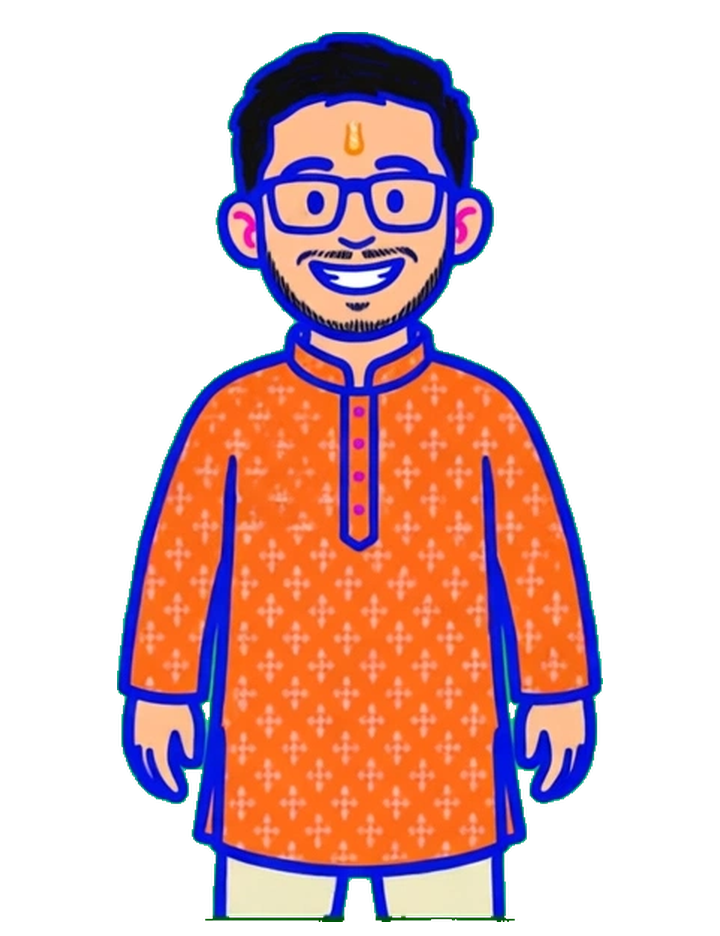
#> input picture assets/packs/bhavishy/talk/base.png, 720 x 936 px, found by its file name
$ python make-armless.py
#> lines starting #> are read from the running program, lines starting #| are printed output that depends on the picture; after the words box and inside, x2 and y2 are one past the last pixel; in counts of white or black regions, pixels touching at a corner belong together
"""Free arms (v2.3): erase the arms from Doodle Swapnil's base talk drawing.

Writes talk/torso.png — the same 720x936 canvas with both arms (sleeves,
forearms, hands) removed, the torso side lines redrawn as clean bold outlines
and hand remnants over the trousers repainted in the trouser green — plus the
character's arm rig (shoulder points, limb lengths, sleeve/skin colours) into
character.rigpop.json as talk.freeArms.

usage: python3 tools/make-armless.py [pack_dir]
"""
import json, sys
from PIL import Image, ImageDraw

PACK = sys.argv[1] if len(sys.argv) > 1 else 'assets/packs/doodle-swapnil'
im = Image.open(f'{PACK}/talk/base.png').convert('RGBA')
#> im is the input picture: PIL image 720x936 RGBA; mean R, G, B, A 77.4, 45.4, 44.9, 110.1
W, H = im.size
#> W = 720; H = 936
px = im.load()
INK = (26, 26, 25, 255)
isK = lambda p: p[3] > 128 and sum(p[:3]) < 150
isSkin = lambda p: p[3] > 128 and p[0] > 170 and 100 < p[1] < 170 and p[2] < 140
SHO_Y = 372  # everything above stays (head, hair, neck, shoulder tops)

def lerp(pts, y):
    for (x0, y0), (x1, y1) in zip(pts, pts[1:]):
        if y0 <= y <= y1:
            return x0 + (x1 - x0) * (y - y0) / max(1, y1 - y0)
    return pts[0][0] if y < pts[0][1] else pts[-1][0]

# torso side lines, measured on the drawing (x at y)
L_SIDE = [(SHO_Y, 186), (420, 200), (470, 208), (560, 214), (780, 207), (815, 207), (936, 216)]
R_SIDE = [(SHO_Y, 540), (420, 520), (468, 497), (560, 503), (700, 512), (815, 521), (936, 522)]
L_SIDE = [(x, y) for y, x in L_SIDE]
R_SIDE = [(x, y) for y, x in R_SIDE]

def hair_left(y):
    """Leftmost x of the long black hair run crossing the left shoulder."""
    x = 170
    while x < 260:
        if isK(px[x, y]):
            x2 = x
            while x2 < W and isK(px[x2, y]): x2 += 1
            return x if x2 - x >= 18 else None
        x += 1
    return None

lb, rb, hair_rows = {}, {}, set()
for y in range(SHO_Y, H):
    side = lerp(L_SIDE, y)
    h = hair_left(y) if y < 640 else None
    if h is not None and h < side + 26:
        lb[y] = h; hair_rows.add(y)
    else:
        lb[y] = side
        if 560 <= y <= 812:  # snap to the drawn side line
            xs = [x for x in range(int(side) - 8, int(side) + 9) if isK(px[x, y])]
            if xs: lb[y] = min(xs)
    # right: snap to the drawn side line where it exists
    exp = lerp(R_SIDE, y)
    r = exp
    if 470 <= y <= 812:
        xs = [x for x in range(int(exp) - 8, int(exp) + 9) if isK(px[x, y])]
        if xs: r = max(xs)
    rb[y] = r
#> after the loop, hair_rows = 0 items; lb = 564 items; rb = 564 items

# a long sleeve-hem line can pass for hair on one row: median over ±7 rows
ys = sorted(lb)
#> ys = 564 values from 372 to 935
lb_s = {}
for y in ys:
    win = sorted(lb[k] for k in range(y - 7, y + 8) if k in lb)
    lb_s[y] = win[len(win) // 2]
    if y in hair_rows and sum(1 for k in range(y - 7, y + 8) if k in hair_rows) < 8: hair_rows.discard(y)
#> this loop made 564 passes
#> win on passes 1 to 2: [186, 186.3, 186.6, 186.9, 187.2, 187.5, 187.8, 188], [186, 186.3, 186.6, 186.9, 187.2, 187.5, 187.8, 188, 188.3]
#> after the loop, lb_s = 564 items
lb = lb_s
out = im.copy()
op = out.load()
GREEN = (92, 151, 111, 255)
for y in range(SHO_Y, H):
    a, b = lb[y], rb[y]
    for x in range(W):
        if x < a - 0.5 or x > b + 0.5:
            op[x, y] = (0, 0, 0, 0)
    if y >= 838:  # hands overlapped the trouser legs: repaint the leg edge
        notG = lambda q: not (q[1] > q[0] + 30 and q[1] > q[2] + 15)
        for x in range(int(a) + 4, int(a) + 32):
            if notG(op[x, y]): op[x, y] = GREEN
        for x in range(int(b) - 32, int(b) - 3):
            if notG(op[x, y]): op[x, y] = GREEN
    # stray skin anywhere below the neck V is arm
    if y > 480:
        for x in range(int(a), int(b) + 1):
            if isSkin(op[x, y]): op[x, y] = GREEN
#> this loop made 564 passes
#> (a, b) on passes 1 to 3: (187.2, 540), (187.2, 539.6), (187.5, 539.2)

# redraw the cut edges as bold outlines (2x supersampled for clean edges)
S = 2
big = out.resize((W * S, H * S), Image.NEAREST)
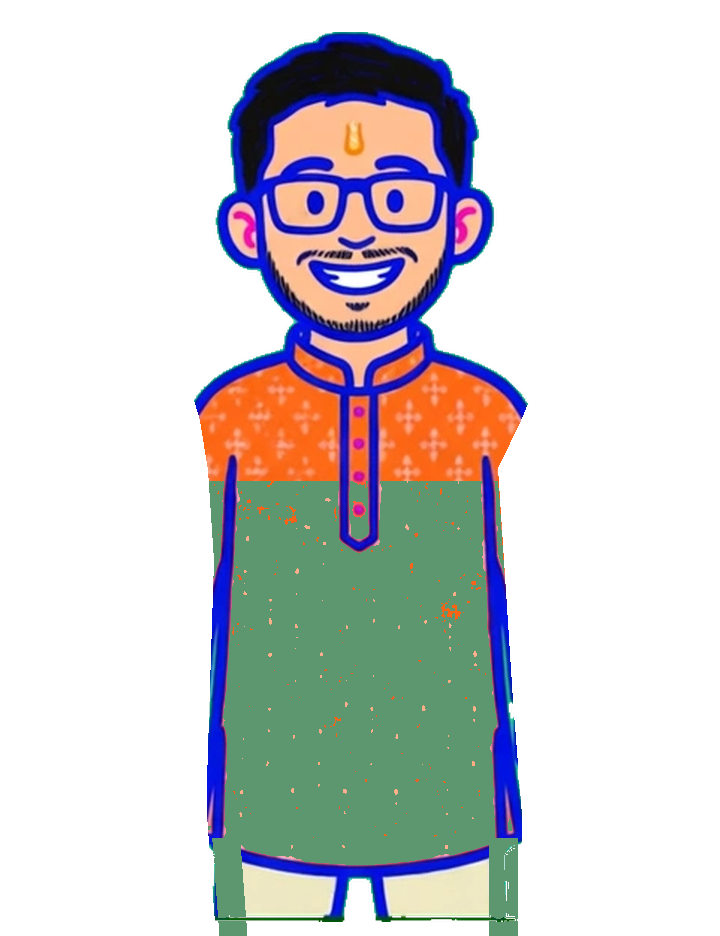
#> big: PIL image 1440x1872 RGBA (shown at 1/2 size); mean R, G, B, A 41.7, 42.6, 43.8, 89.6; transparent parts drawn white
d = ImageDraw.Draw(big)
def stroke(pts, w=5.5):
    pts = [(x * S + S / 2, y * S + S / 2) for x, y in pts]
    d.line(pts, fill=INK, width=int(w * S), joint='curve')
    for p in (pts[0], pts[-1]):
        r = w * S / 2; d.ellipse((p[0] - r, p[1] - r, p[0] + r, p[1] + r), fill=INK)
left_pts = [(lb[y] + 2.5, y) for y in range(SHO_Y + 8, H - 2, 4) if y not in hair_rows]
#> left_pts = 139 pairs, first value 190.8 to 218.1, second value 380 to 932
# split into continuous runs (hair rows already have their own outline)
runs, cur = [], []
for p in left_pts:
    if cur and p[1] - cur[-1][1] > 4: runs.append(cur); cur = []
    cur.append(p)
#> this loop made 139 passes
#> p on passes 1 to 12: (190.8, 380), (192, 384), (193.2, 388), (194.3, 392), (195.5, 396), (196.7, 400), (197.8, 404), (199, 408), (200.2, 412), (201.3, 416), (202.5, 420), (203.1, 424)
#> after the loop, cur has the same summary as left_pts; runs = []
if cur: runs.append(cur)
for r in runs:
    if len(r) > 1: stroke(r)
#> this loop made 1 pass
stroke([(rb[y] - 2, y) for y in range(SHO_Y, H - 2, 4)])
#> the loop in stroke (call 2), `for p in (pts[0], pts[-1]):` made 2 passes
#> (p, r) on passes 1 to 2: ((1077, 745), 5.5), ((1040.9, 1865), 5.5)
out = big.resize((W, H), Image.LANCZOS)
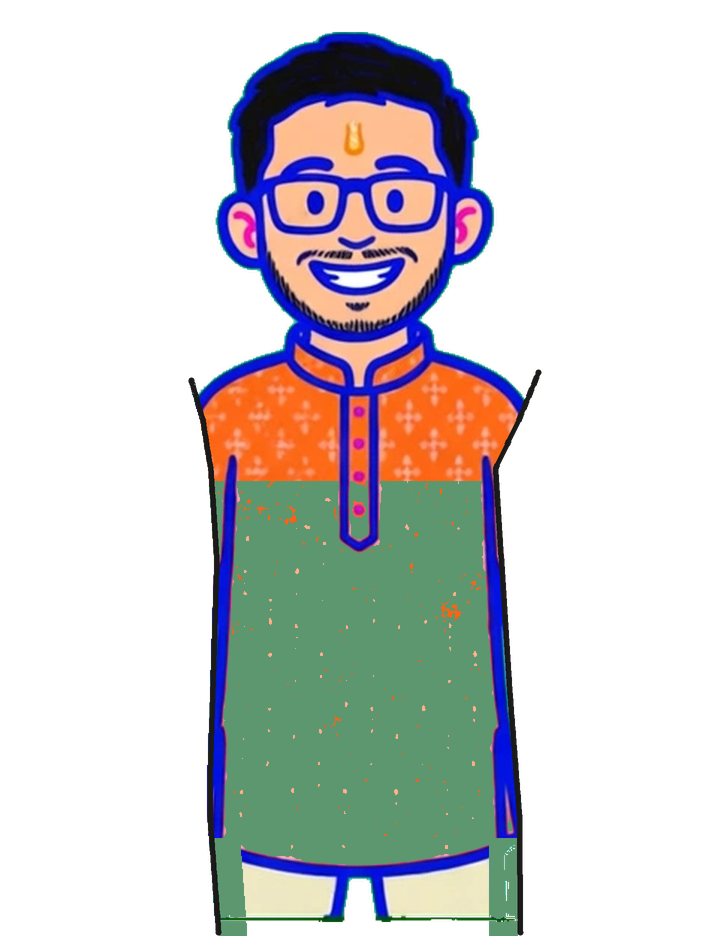
#> out: PIL image 720x936 RGBA; mean R, G, B, A 41.4, 42.4, 43.1, 90; transparent parts drawn white
out.save(f'{PACK}/talk/torso.png', optimize=True)

# the hair strand that falls over the left shoulder, as its own layer: drawn
# over the upper arm (so the strand stays in front of the shoulder), under
# the forearm and hand
try:
    import numpy as np
    from scipy import ndimage
    a = np.array(out)
    dark = (a[..., 3] > 100) & (a[..., :3].sum(-1) < 200)
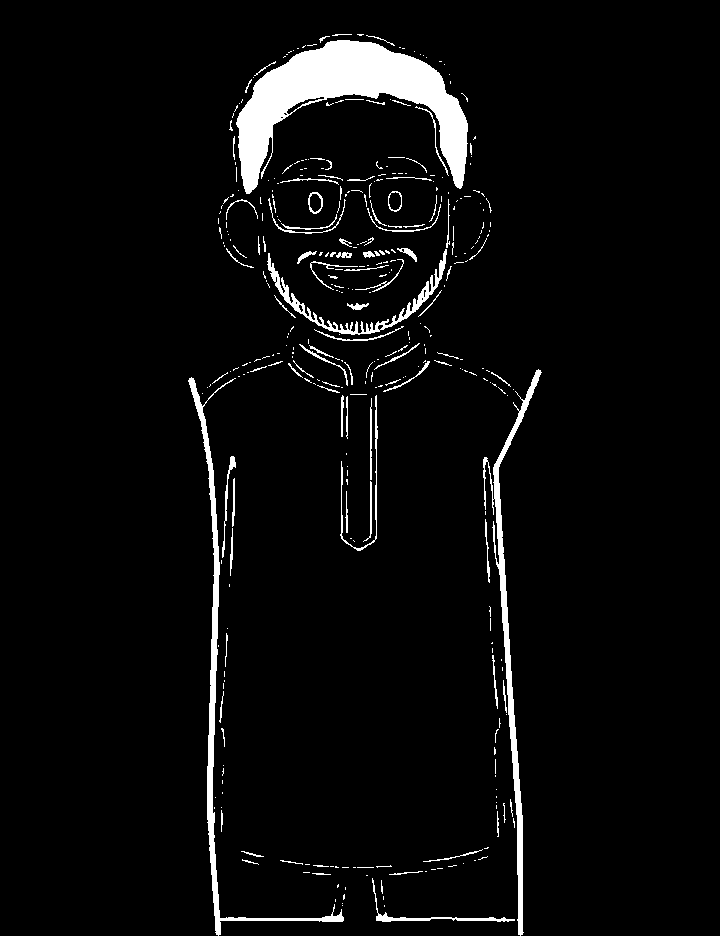
#> dark: shape (936, 720) bool; 4.4% white; 365 white regions (270 under 20 px), largest, box (x1, y1, x2, y2) and area: (236, 40, 468, 194) 13384, (188, 377, 344, 936) 3752, (483, 369, 542, 936) 3530
    reg = np.zeros_like(dark); reg[355:700, 175:338] = True
    core = ndimage.binary_opening(dark & reg, structure=np.ones((9, 9)))  # thick hair only, not outlines
#> core: shape (936, 720) bool; every value is 0
    lab, n = ndimage.label(core)
#> lab: shape (936, 720) int32; every value is 0
#> n = 0
    if n:
        sizes = ndimage.sum(core, lab, range(1, n + 1)); core = lab == (1 + int(np.argmax(sizes)))
    m = ndimage.binary_dilation(core, iterations=4) & reg & (a[..., 3] > 0)
    m &= ~((a[..., 1].astype(int) > a[..., 0].astype(int) + 20) & (a[..., :3].sum(-1) > 150))
    m[:372] = False  # above the shoulders it is already in the torso layer
    hf = np.zeros_like(a); hf[m] = a[m]
    Image.fromarray(hf).save(f'{PACK}/talk/hair_front.png', optimize=True)
except ImportError:
    print('numpy/scipy missing: hair_front.png not written')

# colours sampled from the art
def sample(x0, y0, x1, y1, pred):
#> called with x0 = 540, y0 = 420, x1 = 590, y1 = 500
    acc = [0, 0, 0]; n = 0
    for y in range(y0, y1):
        for x in range(x0, x1):
            p = px[x, y]
            if pred(p): acc = [acc[i] + p[i] for i in range(3)]; n += 1
#> after the loop, acc = [1996, 22658, 62900]; n = 372
    return '#%02x%02x%02x' % tuple(round(c / max(1, n)) for c in acc)
sleeve = sample(540, 420, 590, 500, lambda p: p[3] > 200 and p[1] > p[0] + 20)
#> sleeve = '#053da9'
skin = sample(520, 600, 560, 760, isSkin)
#> skin = '#f97532'

#> (the run stopped early here; a loop or call above may not have finished)
